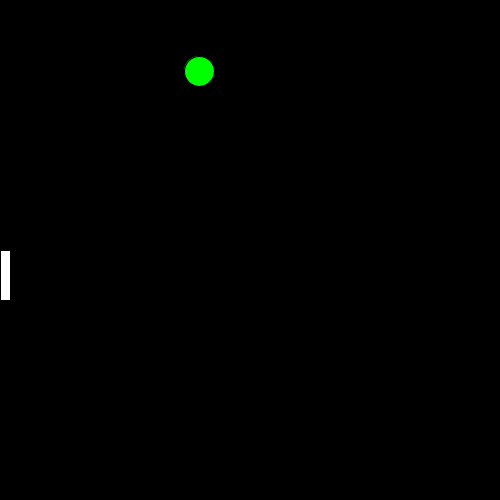
Frame 1 (no input)
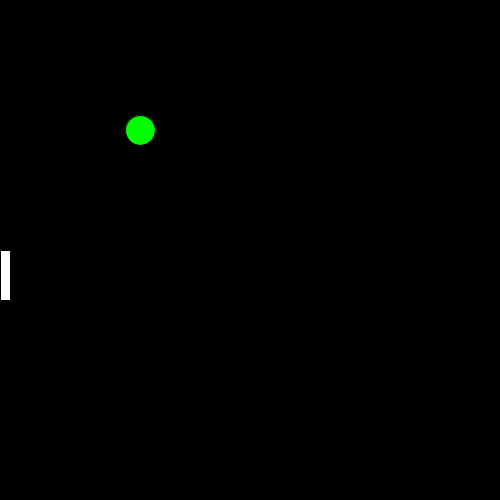
Frame 60 (the mouse pressed at the canvas centre just before this capture)
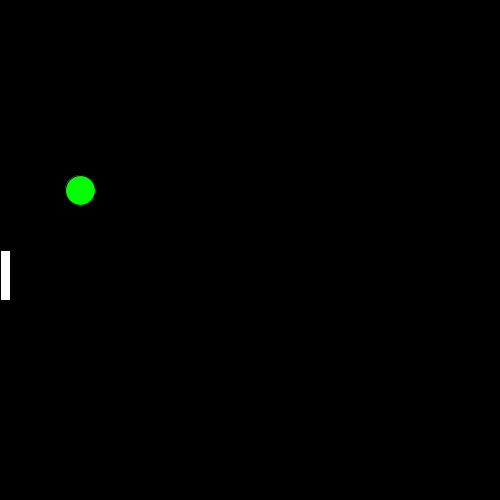
Frame 120 (the mouse held since frame 60 and released just before this capture)

The Processing sketch that drew these frames (run headless with seeded random() and noise(); from frame 60 on, the mouse is pressed at the canvas centre):

// Processing sketch: processing_83432
// ── processing_83432.pde

//Matthew Quesada Computer Programming 4-5
//PONNGGGGG

Paddle smash;  
Ball matthew;
void setup()
{
  smash=new Paddle();
  matthew= new Ball();
  size(500, 500);
}

void draw()
{
  frameRate(120);
  background(0, 0, 0);
  smash.showw();
  smash.movee();
  matthew.move();
  matthew.bounce();
  matthew.show();

  
}

class Ball
{
  int x, y;
  boolean up, right;
  Ball()
  {
    x=200;
    y=70;
    boolean up=false;
    boolean right=true;
  }
  void move()
  {
    if (up==false)
    {
      y=y+1;
    }
    else
    {
      y=y-1;
    }

    if (right==true)
    {
      x=x+1;
    }
    else
    {
      x=x-1;
    }
  }


  void bounce()
  {
    
    if (x==500)
    {
      right=false;
    }

    if (x==0)
    {
      right=true;
    }

    if (y==500)
    {
      up=true;
    }
    if (y==0)
    {
      up=false;
    }
    
     if(get(x-16,y) == color(255))
     {
       right=true;
     }
  }

  void show()
  {
    fill(0, 255, 0);
    ellipse(x, y, 30, 30);
  }
}

class Paddle
{
  int xp, yp;
  Paddle()
  {
    xp=0;
    yp=250;
  }
  void movee()
  {
    if (keyPressed==true && key=='w')
    {
      yp=yp-5;
    }
    if (keyPressed==true && key=='s')
    {
      yp=yp+5;
    }
   
   

  }

    void showw()
    {
      fill(255);
      rect(xp, yp, 10, 50);
    }
  }
